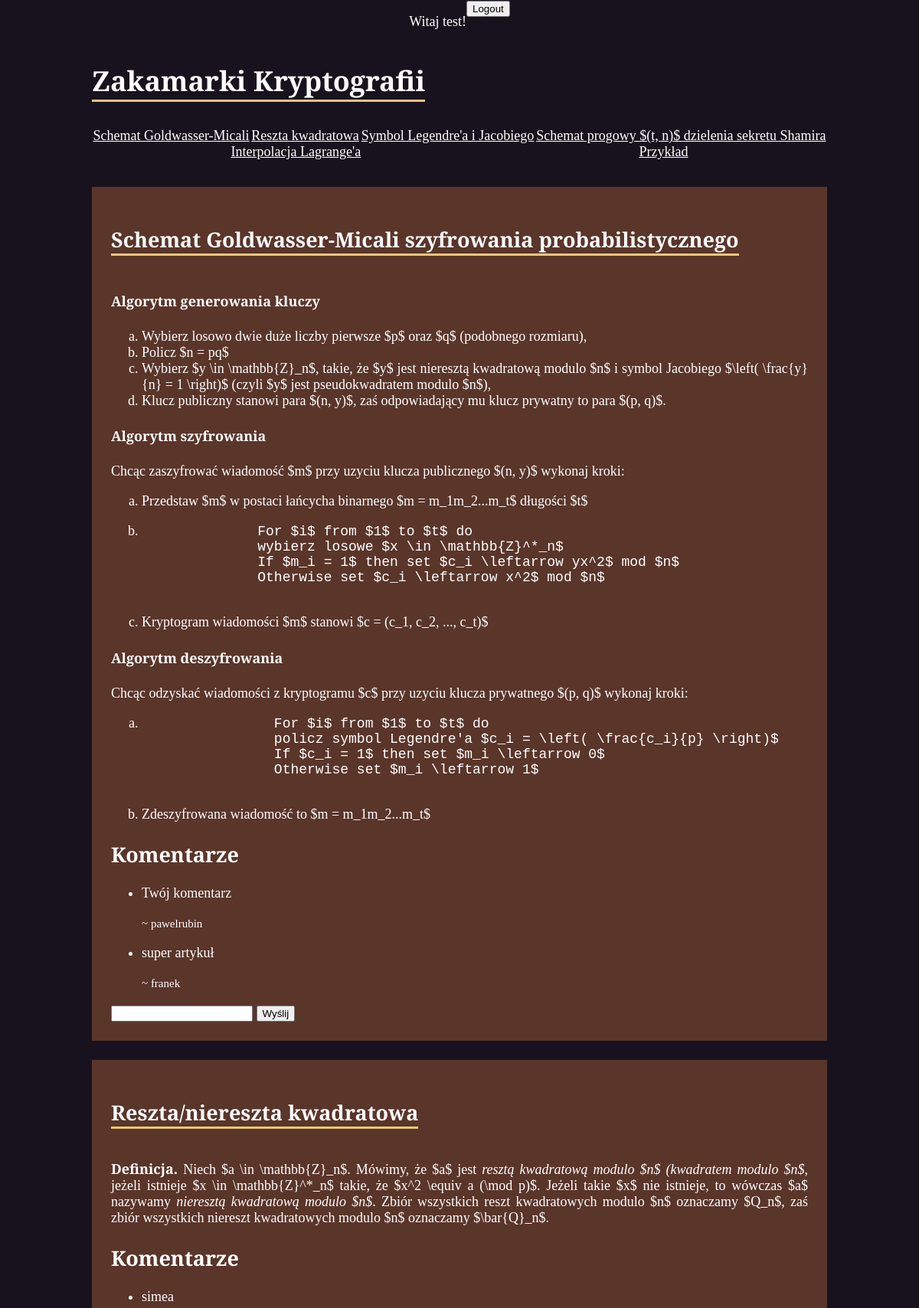
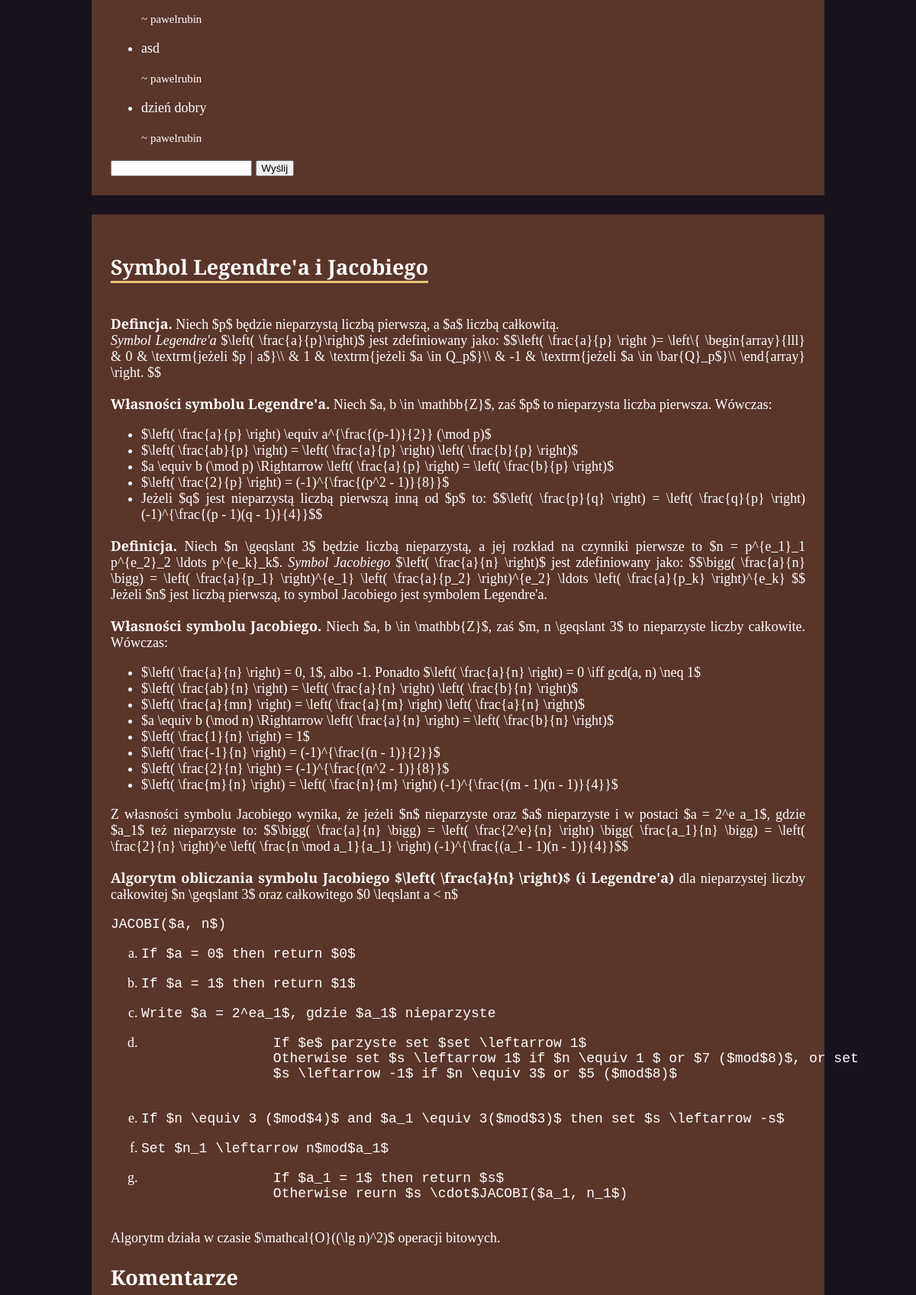
The app's page /index.php (signed in, upper part) with its own data (2 pictures, top to bottom).
### tables this page shows
CREATE TABLE comments(
    comment_id integer primary key AUTOINCREMENT,
    comment_content text not null,
    article_id text not null,
    author_username text,
    
    foreign key (author_username)
        references users (username)
            on delete cascade,
    check (length(comment_content) > 0)
);

### index.php (the view, shortened to what this page needs)
<!DOCTYPE html>
<html lang="pl">
  <head>
    <link rel="stylesheet" href="css/style.css?v=1.0">
  </head>
  <body>
    <div id="menu">
      <?php
        if (isset($_SESSION["username"])) {
      ?>
        <p>Witaj <?= $_SESSION["username"] ?>! </p>
        <form action="logout.php">
          <input type="submit" value="Logout"/>
        </form>
      <?php
        }
      ?>
    </div>
    <main>
      <header id="title">
        <h1>Zakamarki Kryptografii</h1>
      </header>
      <nav>
        <a href='#goldwasser'>Schemat Goldwasser-Micali</a>
        <a href='#residue'>Reszta kwadratowa</a>
        <a href='#symbols'>Symbol Legendre'a i Jacobiego</a>
        <a href='#shamir'>Schemat progowy $(t, n)$ dzielenia sekretu Shamira</a>
        <a href='#lagrange'>Interpolacja Lagrange'a</a>
        <a href='#example'>Przykład</a>
      </nav>
      <section id="goldwasser">
        <header>
          <h2>Schemat Goldwasser-Micali szyfrowania probabilistycznego</h2>
        </header>
        <h4>Algorytm generowania kluczy</h4>
        <p>
          <ol type='a'>
            <li>Wybierz losowo dwie duże liczby pierwsze $p$ oraz $q$ (podobnego rozmiaru),</li>
            <li>Policz $n = pq$</li>
            <li>Wybierz $y \in \mathbb{Z}_n$, takie, że $y$ jest nieresztą kwadratową modulo $n$ i symbol Jacobiego
              $\left( \frac{y}{n} = 1 \right)$ (czyli $y$ jest pseudokwadratem modulo $n$),</li>
            <li>Klucz publiczny stanowi para $(n, y)$, zaś odpowiadający mu klucz prywatny to para $(p, q)$.</li>
          </ol>
        </p>
        <h4>Algorytm szyfrowania</h4>
        <p>
          Chcąc zaszyfrować wiadomość $m$ przy uzyciu klucza publicznego $(n, y)$ wykonaj kroki:
          <ol type='a'>
            <li>Przedstaw $m$ w postaci łańcycha binarnego $m = m_1m_2...m_t$ długości $t$</li>
            <li>
            <pre>
              For $i$ from $1$ to $t$ do
              wybierz losowe $x \in \mathbb{Z}^*_n$
              If $m_i = 1$ then set $c_i \leftarrow yx^2$ mod $n$
              Otherwise set $c_i \leftarrow x^2$ mod $n$
            </pre>
            </li>
            <li>Kryptogram wiadomości $m$ stanowi $c = (c_1, c_2, ..., c_t)$</li>
          </ol>
        </p>
        <h4>Algorytm deszyfrowania</h4>
        <p>
          Chcąc odzyskać wiadomości z kryptogramu $c$ przy uzyciu klucza prywatnego $(p, q)$ wykonaj kroki:
          <ol type='a'>
            <li>
              <pre>
                For $i$ from $1$ to $t$ do
                policz symbol Legendre'a $c_i = \left( \frac{c_i}{p} \right)$
                If $c_i = 1$ then set $m_i \leftarrow 0$
                Otherwise set $m_i \leftarrow 1$
              </pre>
            </li>
            <li>Zdeszyfrowana wiadomość to $m = m_1m_2...m_t$</li>
          </ol>
        </p>
        <div class="comments">
          <h2>Komentarze</h2>
          <ul>
          <?php
            $db = new SQLite3("database.db");
            $stmt = $db->prepare("select * from comments where article_id=:article_id");
            $stmt->bindValue(":article_id", "goldwasser");
            $returned_set = $stmt->execute();
            while($row = $returned_set->fetchArray(SQLITE3_ASSOC)) {
              echo "<li class='comment'>";
              echo "<p>" . $row["comment_content"] . "</p>";
              echo "<small> ~ " . $row['author_username'] . "</small>";
              echo "</li>";
            }
          ?>
          </ul>
          <?php if (isset($_SESSION["username"])) { ?>
            <form method="POST" action="/comment.php" id="usrform">
              <input type="text" name="content">
              <input type="submit" value="Wyślij">
            </form>
          <?php } ?>
        </div>
      </section>
      <section id="residue">
        <header>
          <h2>Reszta/niereszta kwadratowa</h2>
        </header>
        <p>
          <b>Definicja.</b> Niech $a \in \mathbb{Z}_n$. Mówimy, że $a$ jest <i>resztą kwadratową modulo $n$ (kwadratem
            modulo $n$</i>, jeżeli istnieje $x \in \mathbb{Z}^*_n$ takie, że $x^2 \equiv a (\mod p)$. Jeżeli takie
          $x$
          nie istnieje, to wówczas $a$ nazywamy <i>nieresztą kwadratową modulo $n$</i>. Zbiór wszystkich reszt
          kwadratowych modulo $n$ oznaczamy $Q_n$, zaś zbiór wszystkich niereszt kwadratowych modulo $n$ oznaczamy
          $\bar{Q}_n$.
        </p>
        <div class="comments">
          <h2>Komentarze</h2>
          <ul>
          <?php
            $db = new SQLite3("database.db");
            $stmt = $db->prepare("select * from comments where article_id=:article_id");
            $stmt->bindValue(":article_id", "residue");
            $returned_set = $stmt->execute();
            while($row = $returned_set->fetchArray(SQLITE3_ASSOC)) {
              echo "<li class='comment'>";
              echo "<p>" . $row["comment_content"] . "</p>";
              echo "<small> ~ " . $row['author_username'] . "</small>";
              echo "</li>";
            }
          ?>
          </ul>
          <?php if (isset($_SESSION["username"])) { ?>
            <form method="POST" action="/comment.php" id="usrform">
              <input type="text" name="content">
              <input type="submit" value="Wyślij">
            </form>
          <?php } ?>
        </div>
      </section>
      <section id="symbols">
        <header>
          <h2>Symbol Legendre'a i Jacobiego</h2>
        </header>
        <p>
          <b>Defincja.</b> Niech $p$ będzie nieparzystą liczbą pierwszą, a $a$ liczbą całkowitą.<br>
          <i>Symbol Legendre'a</i> $\left( \frac{a}{p}\right)$ jest zdefiniowany jako:
          $$\left( \frac{a}{p} \right )= \left\{ \begin{array}{lll}
          & 0 & \textrm{jeżeli $p | a$}\\
          & 1 & \textrm{jeżeli $a \in Q_p$}\\
          & -1 & \textrm{jeżeli $a \in \bar{Q}_p$}\\
          \end{array} \right.
          $$
        </p>
        <p>
          <b>Własności symbolu Legendre'a.</b> Niech $a, b \in \mathbb{Z}$, zaś $p$ to nieparzysta liczba pierwsza.
          Wówczas:
          <ul>
            <li>$\left( \frac{a}{p} \right) \equiv a^{\frac{(p-1)}{2}} (\mod p)$</li>
            <li>$\left( \frac{ab}{p} \right) = \left( \frac{a}{p} \right) \left( \frac{b}{p} \right)$</li>
            <li>$a \equiv b (\mod p) \Rightarrow \left( \frac{a}{p} \right) = \left( \frac{b}{p} \right)$</li>
            <li>$\left( \frac{2}{p} \right) = (-1)^{\frac{(p^2 - 1)}{8}}$</li>
            <li>Jeżeli $q$ jest nieparzystą liczbą pierwszą inną od $p$ to:
              $$\left( \frac{p}{q} \right) = \left( \frac{q}{p} \right) (-1)^{\frac{(p - 1)(q - 1)}{4}}$$
            </li>
          </ul>
        </p>
        <p>
          <b>Definicja.</b> Niech $n \geqslant 3$ będzie liczbą nieparzystą, a jej rozkład na czynniki pierwsze to $n =
          p^{e_1}_1 p^{e_2}_2 \ldots p^{e_k}_k$. <i>Symbol Jacobiego</i> $\left( \frac{a}{n} \right)$ jest
          zdefiniowany
          jako:
          $$\bigg( \frac{a}{n} \bigg) = \left( \frac{a}{p_1} \right)^{e_1} \left( \frac{a}{p_2} \right)^{e_2} \ldots
          \left( \frac{a}{p_k} \right)^{e_k} $$
          Jeżeli $n$ jest liczbą pierwszą, to symbol Jacobiego jest symbolem Legendre'a.
        </p>
        <p>
          <b>Własności symbolu Jacobiego.</b> Niech $a, b \in \mathbb{Z}$, zaś $m, n \geqslant 3$ to nieparzyste liczby
          całkowite. Wówczas:
          <ul>
            <li>$\left( \frac{a}{n} \right) = 0, 1$, albo -1. Ponadto $\left( \frac{a}{n} \right) = 0 \iff gcd(a, n)
              \neq 1$</li>
            <li>$\left( \frac{ab}{n} \right) = \left( \frac{a}{n} \right) \left( \frac{b}{n} \right)$</li>
            <li>$\left( \frac{a}{mn} \right) = \left( \frac{a}{m} \right) \left( \frac{a}{n} \right)$</li>
            <li>$a \equiv b (\mod n) \Rightarrow \left( \frac{a}{n} \right) = \left( \frac{b}{n} \right)$</li>
            <li>$\left( \frac{1}{n} \right) = 1$</li>
            <li>$\left( \frac{-1}{n} \right) = (-1)^{\frac{(n - 1)}{2}}$</li>
            <li>$\left( \frac{2}{n} \right) = (-1)^{\frac{(n^2 - 1)}{8}}$</li>
            <li>$\left( \frac{m}{n} \right) = \left( \frac{n}{m} \right) (-1)^{\frac{(m - 1)(n - 1)}{4}}$</li>
          </ul>
          Z własności symbolu Jacobiego wynika, że jeżeli $n$ nieparzyste oraz $a$ nieparzyste i w postaci $a = 2^e
          a_1$,
          gdzie $a_1$ też nieparzyste to:
          $$\bigg( \frac{a}{n} \bigg) = \left( \frac{2^e}{n} \right) \bigg( \frac{a_1}{n} \bigg) = \left(
          \frac{2}{n}
          \right)^e \left( \frac{n \mod a_1}{a_1} \right) (-1)^{\frac{(a_1 - 1)(n - 1)}{4}}$$
        </p>
        <p>
          <b>Algorytm obliczania symbolu Jacobiego $\left( \frac{a}{n} \right)$ (i Legendre'a)</b> dla nieparzystej
          liczby
          całkowitej $n \geqslant 3$ oraz całkowitego $0 \leqslant a < n$
          <pre>JACOBI($a, n$)</pre>
          <ol type='a'>
            <li>
              <pre>If $a = 0$ then return $0$</pre>
            </li>
            <li>
              <pre>If $a = 1$ then return $1$</pre>
            </li>
            <li>
              <pre>Write $a = 2^ea_1$, gdzie $a_1$ nieparzyste</pre>
            </li>
            <li>
              <pre>
                If $e$ parzyste set $set \leftarrow 1$
                Otherwise set $s \leftarrow 1$ if $n \equiv 1 $ or $7 ($mod$8)$, or set
                $s \leftarrow -1$ if $n \equiv 3$ or $5 ($mod$8)$
              </pre>
            </li>
            <li>
              <pre>If $n \equiv 3 ($mod$4)$ and $a_1 \equiv 3($mod$3)$ then set $s \leftarrow -s$</pre>
            </li>
            <li>
              <pre>Set $n_1 \leftarrow n$mod$a_1$</pre>
            </li>
            <li>
              <pre>
                If $a_1 = 1$ then return $s$
                Otherwise reurn $s \cdot$JACOBI($a_1, n_1$)
              </pre>
            </li>
          </ol>
          Algorytm działa w czasie $\mathcal{O}((\lg n)^2)$ operacji bitowych.
        </p>
        <div class="comments">
          <h2>Komentarze</h2>
        </div>
      </section>
    </main>
  </body>
</html>

### css/style.css (style rules this page uses)
:root { --background-color: #18121e; --secondary-color: #eac67a; }
html { width: 100%; }
body { font-family: "EB Garamond", serif; margin: 0; height: 100%; width: 100%; scroll-behavior: smooth; display: flex; flex-direction: column; background-color: var(--background-color); color: white; justify-content: center; align-items: center; font-size: 18px; text-align: justify; }
#menu { display: flex; }
main { max-width: 400px; }
nav { flex-direction: column; display: flex; }
@media only screen and (min-width: 720px) { main { max-width: 600px; } }
@media only screen and (min-width: 720px) { nav { flex-direction: row; flex-wrap: wrap; } }
@media only screen and (min-width: 1200px) { main { max-width: 80%; } }
@media only screen and (min-width: 1200px) { nav { flex-direction: row; flex-wrap: wrap; } }
#title h1 { border-bottom: 3px solid var(--secondary-color); width: max-content; }
nav { position: sticky; top: 0; padding-block: 10px; display: flex; justify-content: space-around; background-color: var(--background-color); }
nav a { color: white; }
section { padding-block-end: 25px; background-color: #5a352a; margin-block: 25px; padding-inline: 25px; }
section > header > h2 { margin-top: 50px; display: inline-block; text-align: left; border-bottom: 3px solid var(--secondary-color); }

### records on screen
comments: comment_content "Twój komentarz", author_username "pawelrubin"
comments: comment_content "super artykuł", author_username "franek"
comments: comment_content "simea", author_username "pawelrubin"
comments: comment_content "asd", author_username "pawelrubin"
comments: comment_content "dzień dobry", author_username "pawelrubin"

### other values on screen
$_SESSION["username"] "test"
